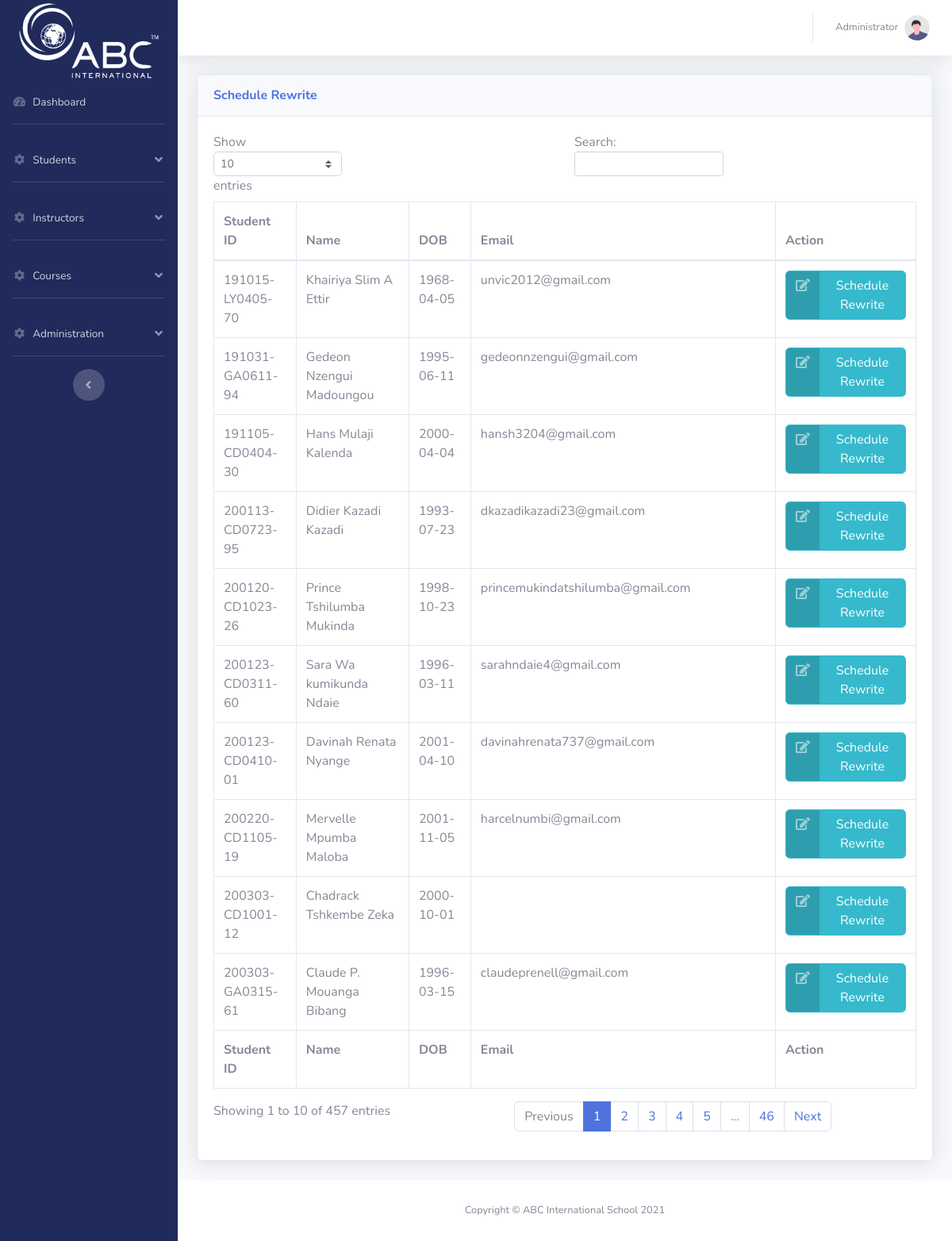
The page /admin_schedule_rewrite.php on the database its author committed.
### tables this page shows
CREATE TABLE `master_registration_list` (
  `id` int(255) NOT NULL,
  `student_id` varchar(1000) DEFAULT NULL,
  `student_name` varchar(1000) DEFAULT NULL,
  `registration_date` date DEFAULT NULL,
  `start_date` date DEFAULT NULL,
  `country` varchar(1000) DEFAULT NULL,
  `passport_no` varchar(1000) DEFAULT NULL,
  `dob` date DEFAULT NULL,
  `phone_no` varchar(1000) DEFAULT NULL,
  `email` varchar(1000) DEFAULT NULL,
  `registration_invoice_no` varchar(1000) DEFAULT NULL,
  `guardian_contact` varchar(1000) NOT NULL,
  `address_S_A` varchar(1000) NOT NULL,
  `facebook` varchar(1000) NOT NULL,
  `insta` varchar(1000) NOT NULL,
  `pic` varchar(1000) NOT NULL DEFAULT 'default.jpg'
);

### admin_schedule_rewrite.php (the view, shortened to what this page needs)
<?php
require 'parts/app.php';
?>
<!DOCTYPE html>
<html lang="en">
<?php
require 'parts/head.php';
?>
<body id="page-top">
    <div id="wrapper">
        <?php require 'parts/side_bar.php'; ?>
        <div id="content-wrapper" class="d-flex flex-column">
            <div id="content">
                <?php require 'parts/top_bar.php'; ?>
                <div class="container-fluid">
                    <div class="card shadow mb-4">
                        <div class="card-header py-3">
                            <h6 class="m-0 font-weight-bold text-primary">Schedule Rewrite</h6>
                        </div>
                        <div class="card-body">
                            <div class="table-responsive">
                                <table class="table table-bordered" id="dataTable" width="100%" cellspacing="0">
                                    <thead>
                                    <tr>
                                        <th>Student ID</th>
                                        <th>Name</th>
                                        <th>DOB</th>
                                        <th>Email</th>
                                        <th>Action</th>
                                    </tr>
                                    </thead>
                                    <tfoot>
                                    <tr>
                                        <th>Student ID</th>
                                        <th>Name</th>
                                        <th>DOB</th>
                                        <th>Email</th>
                                        <th>Action</th>
                                    </tr>
                                    </tfoot>
                                    <tbody>
                                    <?php
                                    $sql = "SELECT * FROM master_registration_list";
                                    $res = mysqli_query($con, $sql);
                                    if(mysqli_num_rows($res)){
                                        while($row = mysqli_fetch_array($res)){
                                            ?>
                                            <tr>
                                                <td><?php echo $row["student_id"]; ?></td>
                                                <td><?php echo $row["student_name"]; ?></td>
                                                <td><?php echo $row["dob"]; ?></td>
                                                <td><?php echo $row["email"]; ?></td>
                                                <td>
                                                    <a class="btn btn-info btn-icon-split"  onclick="vieReWriteModal(<?php echo $row["id"]; ?>)">
                                                        <span class="icon text-white-50">
                                                            <i class="fas fa-edit"></i>
                                                        </span>
                                                        <span class="text">Schedule Rewrite</span>
                                                    </a>
                                                </td>
                                            </tr>
                                    <?php
                                        }
                                    }
                                    ?>
                                    </tbody>
                                </table>
                            </div>
                        </div>
                    </div>
                </div>
            </div>
            <?php require 'parts/footer.php'; ?>
        </div>
    </div>
</body>
</html>

### rows shown on the page
master_registration_list: student "200303-CD1001-12", student_name "Chadrack Tshkembe Zeka", dob "2000-10-01"
master_registration_list: student "200303-GA0315-61", student_name "Claude P. Mouanga Bibang", dob "1996-03-15", email "claudeprenell@gmail.com"
master_registration_list: student "200123-CD0410-01", student_name "Davinah Renata Nyange", dob "2001-04-10", email "davinahrenata737@gmail.com"
master_registration_list: student "200113-CD0723-95", student_name "Didier Kazadi Kazadi", dob "1993-07-23", email "dkazadikazadi23@gmail.com"
master_registration_list: student "191031-GA0611-94", student_name "Gedeon Nzengui Madoungou", dob "1995-06-11", email "gedeonnzengui@gmail.com"
master_registration_list: student "191105-CD0404-30", student_name "Hans Mulaji Kalenda", dob "2000-04-04", email "hansh3204@gmail.com"
master_registration_list: student "191015-LY0405-70", student_name "Khairiya Slim A Ettir", dob "1968-04-05", email "unvic2012@gmail.com"
master_registration_list: student "200220-CD1105-19", student_name "Mervelle Mpumba Maloba", dob "2001-11-05", email "harcelnumbi@gmail.com"
master_registration_list: student "200120-CD1023-26", student_name "Prince Tshilumba Mukinda", dob "1998-10-23", email "princemukindatshilumba@gmail.com"
master_registration_list: student "200123-CD0311-60", student_name "Sara Wa kumikunda Ndaie", dob "1996-03-11", email "sarahndaie4@gmail.com"
